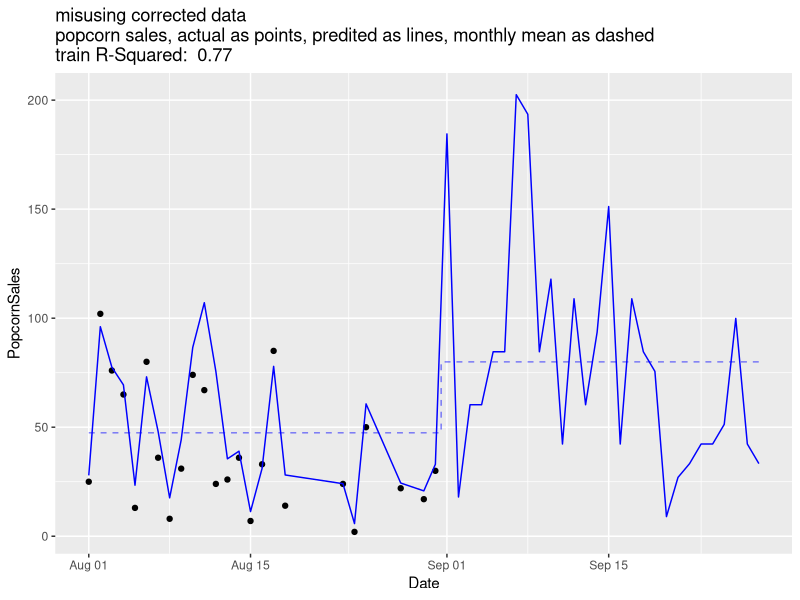
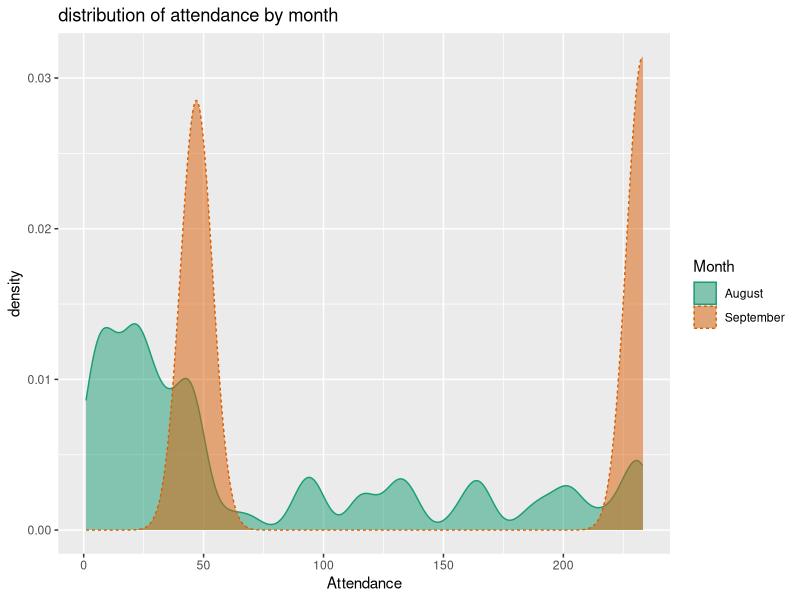
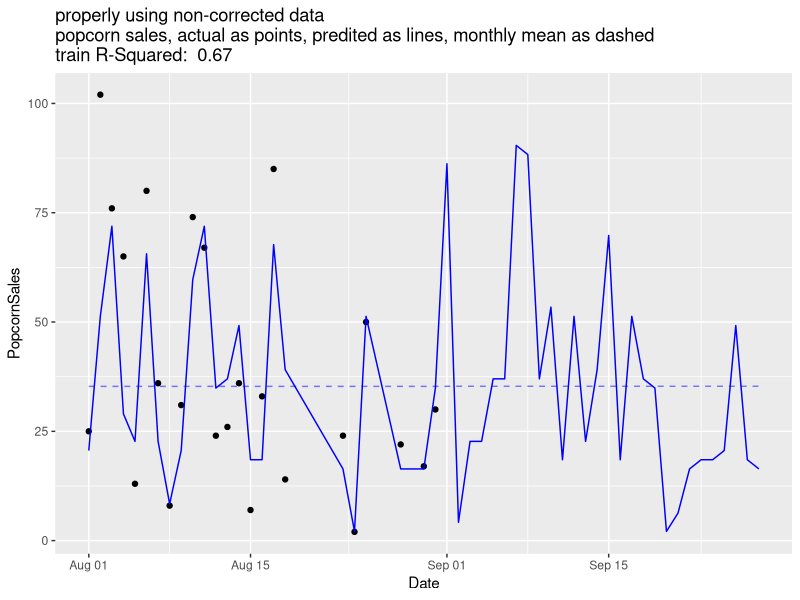

Write the R code that produced these figures, in order.
## ---- chunk 1
# attach our packages
library(ggplot2)
library(dplyr)
## ---- chunk 2
# read our data
d <- read.csv(
  'Roxie_schedule_as_known_after_August.csv', 
  strip.white = TRUE, 
  stringsAsFactors = FALSE)
d$Date <- as.Date(d$Date)

d |>
  head() |>
  knitr::kable(row.names = NA)
## ---- chunk 3
# join in popcorn sales records
popcorn_sales <- read.csv(
  'popcorn_sales.csv', 
  strip.white = TRUE, 
  stringsAsFactors = FALSE)
popcorn_sales$Date <- as.Date(popcorn_sales$Date)

popcorn_sales |>
  head() |>
  knitr::kable(row.names = NA)

d_train <- d |>
  filter(is.na(Attendance) == FALSE) |>
  group_by(Date) |>
  summarize(Attendance = sum(Attendance)) |>
  inner_join(popcorn_sales, by='Date')

d_train |>
  head() |>
  knitr::kable(row.names = NA)
## ---- chunk 4
# model popcorn sales as a function of attendance
model <- lm(PopcornSales ~ Attendance, data=d_train)
d$PredictedPopcorn <- round(pmax(0, 
                                 predict(model, newdata=d)), 
                            digits=1)
train_R2 <- summary(model)$adj.r.squared
summary(model)
## ---- chunk 5
d_daily <- d |> 
  group_by(Date) |>
  summarize(PredictedPopcorn = sum(PredictedPopcorn)) |>
  ungroup() |>
  full_join(popcorn_sales, by='Date') |>
  mutate(Month = format(Date, '%B')) |>
  group_by(Month) |>
  mutate(
    MeanPredictedPopcorn = mean(PredictedPopcorn), 
    MeanPopcornSales = mean(PopcornSales)) |>
  ungroup()
ggplot(
  data=d_daily,
  mapping=aes(x=Date)) +
  geom_point(mapping=aes(y=PopcornSales)) +
  geom_line(
    mapping=aes(y=PredictedPopcorn), 
    color='Blue') +
  geom_step(
    mapping=aes(y=MeanPredictedPopcorn), 
    direction='mid', 
    color='Blue', 
    alpha=0.5, 
    linetype=2) +
  ggtitle(paste(
    'misusing corrected data\npopcorn sales, actual as points, predited as lines, monthly mean as dashed\ntrain R-Squared: ',
    sprintf('%.2f', train_R2)))
## ---- chunk 6
d_plot = d
d_plot$Month = format(d_plot$Date, '%B')

ggplot(
  data=d_plot,
  mapping=aes(
    x=Attendance, 
    color=Month, 
    fill=Month, 
    linetype=Month)) +
  geom_density(adjust = 0.2, alpha=0.5) +
  scale_color_brewer(type="qual", palette="Dark2") + 
  scale_fill_brewer(type="qual", palette="Dark2") +
  ggtitle("distribution of attendance by month")
## ---- chunk 7
d |>
  tail() |>
  knitr::kable(row.names = NA)
## ---- chunk 8
table(
  Attendance = d[format(d$Date, '%B') == 'September',
                 'Attendance']) |>
  knitr::kable(row.names = NA)
## ---- chunk 9
# read our data
d_est <- read.csv(
  'Roxie_schedule_as_known_before_August.csv', 
  strip.white = TRUE, 
  stringsAsFactors = FALSE)
d_est$Date <- as.Date(d$Date, format='%Y-%B-%d')

d_est |>
  head() |>
  knitr::kable(row.names = NA)
## ---- chunk 10
# predict popcorn sales as a function of attendance
d_est_train <- d_est |>
  filter(is.na(EstimatedAttendance) == FALSE) |>
  group_by(Date) |>
  summarize(EstimatedAttendance = sum(EstimatedAttendance)) |>
  inner_join(popcorn_sales, by='Date')

model_est <- lm(PopcornSales ~ EstimatedAttendance, data=d_est_train)
d_est$PredictedPopcorn <- round(pmax(0, 
                                     predict(model_est, newdata=d_est)), 
                                digits=1)
train_est_R2 <- summary(model_est)$adj.r.squared
## ---- chunk 11
d_est_daily <- d_est |> 
  group_by(Date) |>
  summarize(PredictedPopcorn = sum(PredictedPopcorn)) |>
  ungroup() |>
  full_join(popcorn_sales, by='Date') |>
  mutate(Month = format(Date, '%B')) |>
  group_by(Month) |>
  mutate(
    MeanPredictedPopcorn = mean(PredictedPopcorn), 
    MeanPopcornSales = mean(PopcornSales)) |>
  ungroup()
ggplot(
  data=d_est_daily,
  mapping=aes(x=Date)) +
  geom_point(mapping=aes(y=PopcornSales)) +
  geom_line(mapping=aes(
    y=PredictedPopcorn), 
    color='Blue') +
  geom_step(mapping=aes(
    y=MeanPredictedPopcorn), 
    directon='mid', 
    color='Blue', 
    alpha=0.5, 
    linetype=2) +
  ggtitle(paste(
    'properly using non-corrected data\npopcorn sales, actual as points, predited as lines, monthly mean as dashed\ntrain R-Squared: ', 
    sprintf('%.2f', train_est_R2)))
